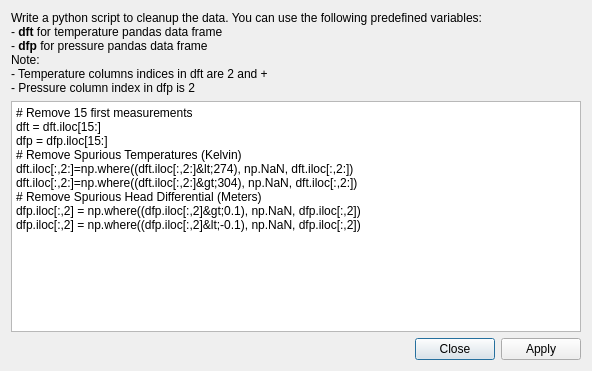
<?xml version="1.0" encoding="UTF-8"?>
<ui version="4.0">
 <class>CleanUpDialog</class>
 <widget class="QDialog" name="CleanUpDialog">
  <property name="windowModality">
   <enum>Qt::NonModal</enum>
  </property>
  <property name="geometry">
   <rect>
    <x>0</x>
    <y>0</y>
    <width>592</width>
    <height>371</height>
   </rect>
  </property>
  <property name="windowTitle">
   <string>Data Point Cleanup Dialog</string>
  </property>
  <property name="modal">
   <bool>false</bool>
  </property>
  <layout class="QVBoxLayout" name="verticalLayout">
   <item>
    <widget class="QLabel" name="label">
     <property name="text">
      <string>&lt;html&gt;&lt;head/&gt;&lt;body&gt;&lt;p&gt;Write a python script to cleanup the data. You can use the following predefined variables:&lt;br/&gt;- &lt;span style=&quot; font-weight:600; color:#000000;&quot;&gt;dft&lt;/span&gt; for temperature pandas data frame&lt;br/&gt;- &lt;span style=&quot; font-weight:600; color:#000000;&quot;&gt;dfp&lt;/span&gt; for pressure pandas data frame&lt;br/&gt;Note:&lt;br/&gt;- Temperature columns indices in dft are 2 and +&lt;br/&gt;- Pressure column index in dfp is 2&lt;/p&gt;&lt;/body&gt;&lt;/html&gt;</string>
     </property>
     <property name="textFormat">
      <enum>Qt::RichText</enum>
     </property>
     <property name="wordWrap">
      <bool>true</bool>
     </property>
    </widget>
   </item>
   <item>
    <widget class="QPlainTextEdit" name="editScript">
     <property name="plainText">
      <string># Remove 15 first measurements
dft = dft.iloc[15:]
dfp = dfp.iloc[15:]
# Remove Spurious Temperatures (Kelvin)
dft.iloc[:,2:]=np.where((dft.iloc[:,2:]&lt;274), np.NaN, dft.iloc[:,2:])
dft.iloc[:,2:]=np.where((dft.iloc[:,2:]&gt;304), np.NaN, dft.iloc[:,2:])
# Remove Spurious Head Differential (Meters)
dfp.iloc[:,2] = np.where((dfp.iloc[:,2]&gt;0.1), np.NaN, dfp.iloc[:,2])
dfp.iloc[:,2] = np.where((dfp.iloc[:,2]&lt;-0.1), np.NaN, dfp.iloc[:,2])</string>
     </property>
    </widget>
   </item>
   <item>
    <widget class="QDialogButtonBox" name="buttonBox">
     <property name="orientation">
      <enum>Qt::Horizontal</enum>
     </property>
     <property name="standardButtons">
      <set>QDialogButtonBox::Apply|QDialogButtonBox::Close</set>
     </property>
    </widget>
   </item>
  </layout>
 </widget>
 <resources/>
 <connections>
  <connection>
   <sender>buttonBox</sender>
   <signal>accepted()</signal>
   <receiver>CleanUpDialog</receiver>
   <slot>accept()</slot>
   <hints>
    <hint type="sourcelabel">
     <x>248</x>
     <y>254</y>
    </hint>
    <hint type="destinationlabel">
     <x>157</x>
     <y>274</y>
    </hint>
   </hints>
  </connection>
  <connection>
   <sender>buttonBox</sender>
   <signal>rejected()</signal>
   <receiver>CleanUpDialog</receiver>
   <slot>reject()</slot>
   <hints>
    <hint type="sourcelabel">
     <x>316</x>
     <y>260</y>
    </hint>
    <hint type="destinationlabel">
     <x>286</x>
     <y>274</y>
    </hint>
   </hints>
  </connection>
 </connections>
</ui>
